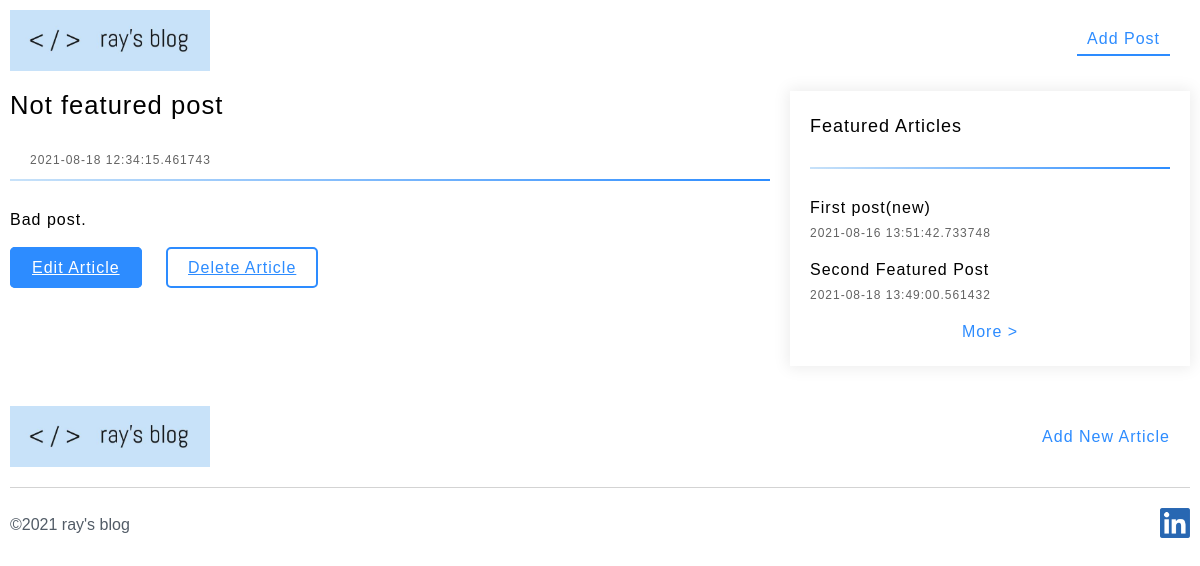
The app's page /article/2 with its own data.
### myapp.py (models this page shows, shortened)
class Post(db.Model):
    __tablename__ = 'posts'
    id = db.Column(db.Integer, primary_key=True)
    title = db.Column(db.Text)
    content = db.Column(db.Text)
    featured = db.Column(db.Boolean, default=True, nullable=False)
    create_Date = db.Column(db.DateTime(), default=datetime.utcnow)

### myapp.py (the view)
@app.route('/article/<id>')
def article_page(id):
    post = Post.query.get(id)
    posts = Post.query.all()
    return render_template('article-page.html', post=post, posts=posts)

### templates/article-page.html
{% extends "base.html" %}
{% block content %}
<div class="main-content">
    <div class="article-details">
        <div class="article-details__heading-area">
            <h1>{{post.title}}</h1>
        </div>
        <div class="article-details__info-area">
            <span class="article-details__publish-date">{{post.create_Date}}</span>
        </div>
        <div class="article-details__content-area">
            <p>{{post.content}}</p>
        </div>
        <div class="article-details__extra-operation-area">
            <a class="article-details__btn btn btn-primary" href="{{ url_for('update_page', id=post.id) }}">Edit
                Article</a>
            <a class="article-details__btn btn btn-secondary" href="{{ url_for('delete_page', id=post.id) }}">Delete
                Article</a>
        </div>
    </div>
    <section class="categorised-articles-container">
        <div class="categorised-articles-container__articles-card">
            <h2>Featured Articles</h2>
            <div class="categorised-articles-container__articles-list">
                {% for post in posts  %}
                {% if post.featured %}
                <div class="categorised-articles-container__single-article">
                    <a class="categorised-articles-container__article-title"
                        href="{{ url_for('article_page', id=post.id) }}">{{post.title}}</a>
                    <span class="categorised-articles-container__article-publish-date">{{post.create_Date}}</span>
                </div>
                {% endif %}
                {% endfor %}
            </div>
            <a class="categorised-articles-container__more-relative-articles" href="{{ url_for('index') }}">More ></a>
        </div>
    </section>
</div>
{% endblock %}

### static/style.css (style rules this page uses)
.main-content { display: flex; max-width: 75rem; margin: auto; }

### static/categorised-articles-container.css (style rules this page uses)
.categorised-articles-container { flex: 0 0 35%; padding: 10px; display: flex; flex-direction: column; }
.categorised-articles-container__articles-card { display: flex; flex-direction: column; box-shadow: 0 0 15px 2px #ececec; padding: 25px 20px; margin-bottom: 50px; }
.categorised-articles-container__articles-card:last-child { margin-bottom: 0px; }
.categorised-articles-container__articles-card h2 { font-size: 18px; padding-bottom: 30px; border-image-source: linear-gradient(to left, #2c8cff, #c8e2f9);; border-bottom: 2px solid; border-image-slice: 1; margin-bottom: 30px; }
.categorised-articles-container__articles-list { display: flex; flex-direction: column; }
.categorised-articles-container__single-article { display: flex; flex-direction: column; margin-bottom: 20px; }
.categorised-articles-container__article-title { text-decoration: none; color: #000000; margin-bottom: 10px; letter-spacing: 1px; }
.categorised-articles-container__article-publish-date { font-size: 12px; display: block; color: #636363; letter-spacing: 1px; }
.categorised-articles-container__more-relative-articles { text-decoration: none; color: #2d8cff; letter-spacing: 1px; text-align: center; }

### static/article-details.css (style rules this page uses)
.article-details { padding: 10px; flex: 1; }
.article-details__heading-area h1 { margin-bottom: 30px; }
.article-details__publish-date { margin-left: 20px; font-size: 12px; color: #636363; letter-spacing: 1px; }
.article-details__content-area { margin-top: 10px; padding: 30px 0; border-image-source: linear-gradient(to left, #2c8cff, #c8e2f9); border-top: 2px solid; border-image-slice: 1; }
.article-details__content-area p { font-size: 1rem; }

### static/button.css (style rules this page uses)
.btn { padding: 10px 20px; cursor: pointer; border-radius: 5px; letter-spacing: 1px; transition: color 0.2s ease, background-color 0.2s ease; margin-right: 20px; }
.btn:last-child { margin-right: 0; }
.btn-primary { background-color: #2d8cff; border: 2px solid #2d8cff; color: white; }
.btn-secondary { background-color: white; border: 2px solid #2d8cff; color: #2d8cff; }

### records on screen
Post: title "Not featured post", create_Date "2021-08-18 12:34:15.461743", content "Bad post."
Post: title "First post(new)", create_Date "2021-08-16 13:51:42.733748"
Post: title "Second Featured Post", create_Date "2021-08-18 13:49:00.561432"
